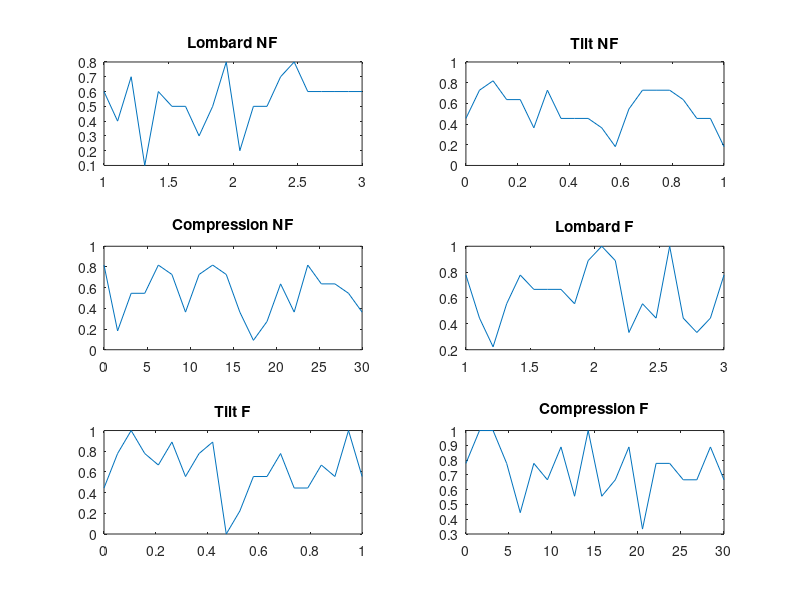

MATLAB code for this plot:
clear all;
close all;

load('RESULTS.mat');

stretch = linspace(1, 3, 20);
tilt = linspace(0, 1, 20);
compression = linspace(0, 30, 20);
alphabet = ['A' 'B' 'C' 'D' 'E' 'F' 'G' 'H' 'I' 'J' 'K' 'L' 'M' 'N' 'O' 'P' 'Q' 'R' 'S' 'T'];

% INPUT
% for i = 1:20
%     prompt = alphabet(i);
%     LI(i) = LI(i) + input(prompt);
% end

% NORMALIZE
Lombard_NF = (LA + LG) .* (1/10);
Tilt_NF = (LB + LH) .* (1/11);
Compress_NF = (LC + LI) .* (1/11);
Lombard_F = (LD + LJ) .* (1/9);
Tilt_F = (LE + LK) .* (1/9);
Compress_F = (LF + LL) .* (1/9);

%PLOT
figure;

subplot(3,2,1);
plot(stretch, Lombard_NF);
title('Lombard NF');

subplot(3,2,2);
plot(tilt, Tilt_NF);
title('Tilt NF');

subplot(3,2,3);
plot(compression, Compress_NF);
title('Compression NF');

subplot(3,2,4);
plot(stretch, Lombard_F);
title('Lombard F');

subplot(3,2,5);
plot(tilt, Tilt_F);
title('Tilt F');

subplot(3,2,6);
plot(compression, Compress_F);
title('Compression F');
